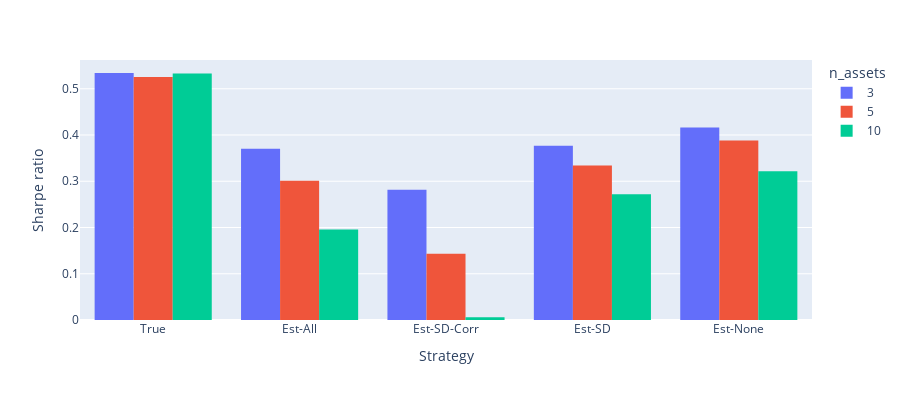

Notebook source saved alongside this figure:
### Code cell
import plotly.express as px
newdf = stats.set_index('num').stack().reset_index()
newdf.columns=['n_assets','strategy','sr']
label_dict = {'true':'True',
            'est_none': 'Est-None',
            'est_all': 'Est-All',
            'est_sd_corr': 'Est-SD-Corr',
            'est_sd': 'Est-SD'}

newdf['strategy'] = newdf['strategy'].apply(lambda y: label_dict[y])
fig = go.Figure()
fig = px.histogram(newdf, x="strategy", y="sr",
            color='n_assets', barmode='group', histfunc='avg',
            height=400)
fig.layout.yaxis["title"] = "Sharpe ratio"
fig.layout.xaxis["title"] = "Strategy"             
fig.show()

### Figure 1 — Plotly figure (JSON) as saved in the notebook; plotly's stock layout.template omitted (floating-point values rounded to 4 significant figures)
{"data": [{"alignmentgroup": "True", "bingroup": "x", "histfunc": "avg", "hovertemplate": "n_assets=3<br>strategy=%{x}<br>avg of sr=%{y}<extra></extra>", "legendgroup": "3", "marker": {"color": "#636efa", "pattern": {"shape": ""}}, "name": "3", "offsetgroup": "3", "orientation": "v", "showlegend": true, "type": "histogram", "x": ["True", "Est-All", "Est-SD-Corr", "Est-SD", "Est-None"], "xaxis": "x", "y": [0.5341, 0.3705, 0.2818, 0.3766, 0.4161], "yaxis": "y"}, {"alignmentgroup": "True", "bingroup": "x", "histfunc": "avg", "hovertemplate": "n_assets=5<br>strategy=%{x}<br>avg of sr=%{y}<extra></extra>", "legendgroup": "5", "marker": {"color": "#EF553B", "pattern": {"shape": ""}}, "name": "5", "offsetgroup": "5", "orientation": "v", "showlegend": true, "type": "histogram", "x": ["True", "Est-All", "Est-SD-Corr", "Est-SD", "Est-None"], "xaxis": "x", "y": [0.5254, 0.3011, 0.1433, 0.3342, 0.3883], "yaxis": "y"}, {"alignmentgroup": "True", "bingroup": "x", "histfunc": "avg", "hovertemplate": "n_assets=10<br>strategy=%{x}<br>avg of sr=%{y}<extra></extra>", "legendgroup": "10", "marker": {"color": "#00cc96", "pattern": {"shape": ""}}, "name": "10", "offsetgroup": "10", "orientation": "v", "showlegend": true, "type": "histogram", "x": ["True", "Est-All", "Est-SD-Corr", "Est-SD", "Est-None"], "xaxis": "x", "y": [0.5332, 0.1958, 0.006179, 0.2718, 0.3218], "yaxis": "y"}], "layout": {"barmode": "group", "height": 400, "legend": {"title": {"text": "n_assets"}, "tracegroupgap": 0}, "margin": {"t": 60}, "xaxis": {"anchor": "y", "domain": [0, 1], "title": {"text": "Strategy"}}, "yaxis": {"anchor": "x", "domain": [0, 1], "title": {"text": "Sharpe ratio"}}}}
